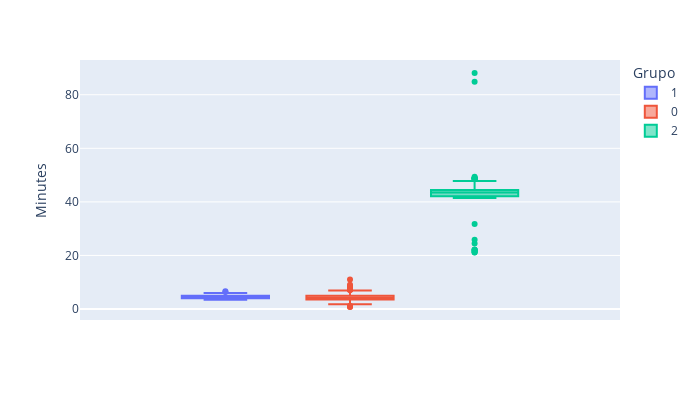

This figure's notebook cell:
### Code cell
# Minutos promedio
fig = px.box(df_cluster, y="Minutes", color="Grupo", width=700, height=400)
fig.show()

### Figure 1 — Plotly figure (JSON) as saved in the notebook; plotly's stock layout.template omitted (floating-point values rounded to 4 significant figures; data arrays with more than 128 entries replaced by an {"elided": "..."} marker saying what was removed)
{"data": [{"alignmentgroup": "True", "hovertemplate": "Grupo=1<br>Minutes=%{y}<extra></extra>", "legendgroup": "1", "marker": {"color": "#636efa"}, "name": "1", "notched": false, "offsetgroup": "1", "orientation": "v", "showlegend": true, "type": "box", "x0": " ", "xaxis": "x", "y": [3.533, 4.255, 4.285, 5.6, 5.175, 5.088, 4.26, 4.529, 4.624, 4.248, 4.33, 4.896, 3.59, 3.455, 3.469, 4.43, 4.943, 4.129, 4.454, 4.058, 5.406, 5.048, 4.399, 5.989, 5.678, 3.569, 6.366, 4.354, 4.691, 4.828, 4.539, 4.536, 3.852, 4.207, 4.126, 3.887, 4.276, 3.74, 3.492, 5.721, 4.262, 5.162, 4.627, 4.52, 4.47, 4.718, 3.925, 4.961, 4.868, 4.403, 3.895, 6.653, 4.751, 3.863, 5.133, 5.076, 3.658, 3.631, 4.946, 5.234, 4.408, 4.233, 3.846, 4.649, 4.274, 5.539, 3.479, 4.033, 5.038, 4.415], "y0": " ", "yaxis": "y"}, {"alignmentgroup": "True", "hovertemplate": "Grupo=0<br>Minutes=%{y}<extra></extra>", "legendgroup": "0", "marker": {"color": "#EF553B"}, "name": "0", "notched": false, "offsetgroup": "0", "orientation": "v", "showlegend": true, "type": "box", "x0": " ", "xaxis": "x", "y": {"elided": "345 float values"}, "y0": " ", "yaxis": "y"}, {"alignmentgroup": "True", "hovertemplate": "Grupo=2<br>Minutes=%{y}<extra></extra>", "legendgroup": "2", "marker": {"color": "#00cc96"}, "name": "2", "notched": false, "offsetgroup": "2", "orientation": "v", "showlegend": true, "type": "box", "x0": " ", "xaxis": "x", "y": [48.76, 43.51, 41.41, 43.52, 43.35, 22.12, 43.17, 43.77, 43.5, 43.34, 44.05, 43.53, 43.73, 43.63, 22.11, 21.45, 25.86, 24.44, 43.53, 41.99, 21.72, 43.42, 43.71, 44.34, 31.78, 48.81, 49.34, 41.41, 43.17, 43.69, 43.55, 44.79, 84.81, 48.99, 42.3, 43.15, 48.65, 21.19, 44.19, 48.75, 21.06, 43.5, 43.51, 48.62, 88.12, 43.39, 47.83, 44.5, 43.46, 22.09, 48.7], "y0": " ", "yaxis": "y"}], "layout": {"boxmode": "group", "height": 400, "legend": {"title": {"text": "Grupo"}, "tracegroupgap": 0}, "margin": {"t": 60}, "width": 700, "xaxis": {"anchor": "y", "domain": [0, 1]}, "yaxis": {"anchor": "x", "domain": [0, 1], "title": {"text": "Minutes"}}}}
